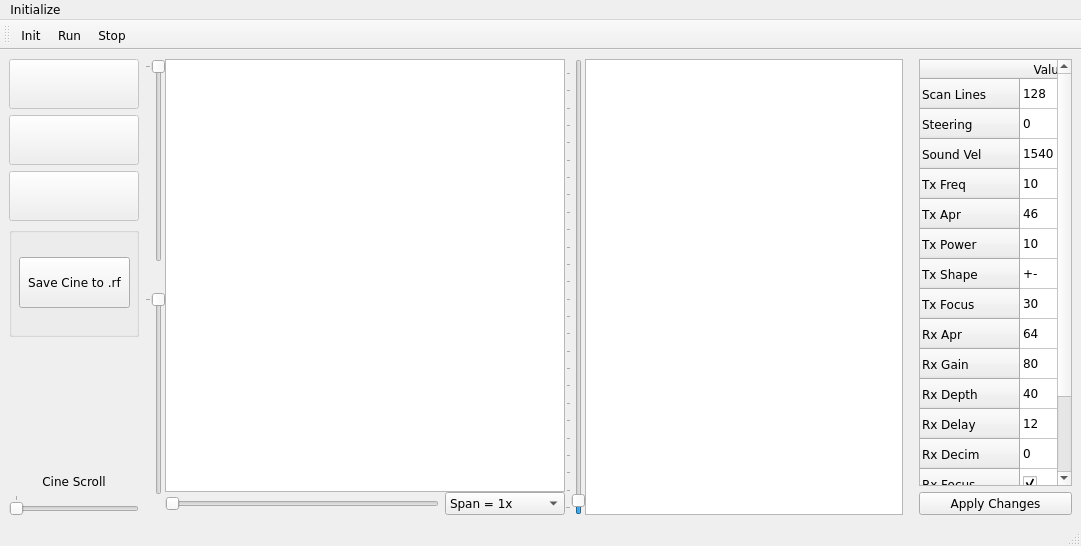
<?xml version="1.0" encoding="UTF-8"?>
<ui version="4.0">
 <author>Ultrasonix Medical Corporation</author>
 <class>MainWindow</class>
 <widget class="QMainWindow" name="MainWindow">
  <property name="enabled">
   <bool>true</bool>
  </property>
  <property name="geometry">
   <rect>
    <x>0</x>
    <y>0</y>
    <width>1081</width>
    <height>546</height>
   </rect>
  </property>
  <property name="font">
   <font>
    <family>Verdana</family>
   </font>
  </property>
  <property name="windowTitle">
   <string>Texo Demo</string>
  </property>
  <property name="windowIcon">
   <iconset resource="texo.qrc">
    <normaloff>:/res/u.ico</normaloff>:/res/u.ico</iconset>
  </property>
  <property name="windowOpacity">
   <double>1.000000000000000</double>
  </property>
  <widget class="QWidget" name="centralwidget">
   <layout class="QGridLayout" name="gridLayout_2" columnstretch="0,0,0,0,5,0,0,0,0,0,0,0,0,0,0,0,0,1">
    <item row="0" column="0">
     <layout class="QVBoxLayout" name="wProbesLayout">
      <property name="sizeConstraint">
       <enum>QLayout::SetDefaultConstraint</enum>
      </property>
      <item>
       <widget class="QPushButton" name="wProbe1">
        <property name="enabled">
         <bool>false</bool>
        </property>
        <property name="minimumSize">
         <size>
          <width>50</width>
          <height>50</height>
         </size>
        </property>
        <property name="maximumSize">
         <size>
          <width>160</width>
          <height>16777215</height>
         </size>
        </property>
        <property name="text">
         <string/>
        </property>
       </widget>
      </item>
      <item>
       <widget class="QPushButton" name="wProbe2">
        <property name="enabled">
         <bool>false</bool>
        </property>
        <property name="minimumSize">
         <size>
          <width>50</width>
          <height>50</height>
         </size>
        </property>
        <property name="maximumSize">
         <size>
          <width>160</width>
          <height>16777215</height>
         </size>
        </property>
        <property name="text">
         <string/>
        </property>
       </widget>
      </item>
      <item>
       <widget class="QPushButton" name="wProbe3">
        <property name="enabled">
         <bool>false</bool>
        </property>
        <property name="minimumSize">
         <size>
          <width>50</width>
          <height>50</height>
         </size>
        </property>
        <property name="maximumSize">
         <size>
          <width>160</width>
          <height>16777215</height>
         </size>
        </property>
        <property name="text">
         <string/>
        </property>
       </widget>
      </item>
     </layout>
    </item>
    <item row="1" column="0">
     <layout class="QVBoxLayout" name="wSelectionLayout">
      <item>
       <widget class="QGroupBox" name="wDataOutGroup">
        <property name="minimumSize">
         <size>
          <width>130</width>
          <height>110</height>
         </size>
        </property>
        <property name="maximumSize">
         <size>
          <width>16777215</width>
          <height>150</height>
         </size>
        </property>
        <property name="title">
         <string/>
        </property>
        <property name="alignment">
         <set>Qt::AlignLeading|Qt::AlignLeft|Qt::AlignVCenter</set>
        </property>
        <property name="flat">
         <bool>false</bool>
        </property>
        <property name="checkable">
         <bool>false</bool>
        </property>
        <widget class="QPushButton" name="wSave">
         <property name="geometry">
          <rect>
           <x>10</x>
           <y>30</y>
           <width>111</width>
           <height>51</height>
          </rect>
         </property>
         <property name="minimumSize">
          <size>
           <width>110</width>
           <height>0</height>
          </size>
         </property>
         <property name="maximumSize">
          <size>
           <width>160</width>
           <height>16777215</height>
          </size>
         </property>
         <property name="text">
          <string>Save Cine to .rf</string>
         </property>
        </widget>
       </widget>
      </item>
     </layout>
    </item>
    <item row="0" column="17" rowspan="3">
     <layout class="QVBoxLayout" name="wParamsLayout">
      <property name="sizeConstraint">
       <enum>QLayout::SetDefaultConstraint</enum>
      </property>
      <item>
       <widget class="QTableWidget" name="wParams">
        <property name="minimumSize">
         <size>
          <width>0</width>
          <height>0</height>
         </size>
        </property>
        <property name="maximumSize">
         <size>
          <width>16777215</width>
          <height>16777215</height>
         </size>
        </property>
        <property name="showGrid">
         <bool>true</bool>
        </property>
        <property name="gridStyle">
         <enum>Qt::SolidLine</enum>
        </property>
        <property name="wordWrap">
         <bool>true</bool>
        </property>
        <property name="rowCount">
         <number>16</number>
        </property>
        <property name="columnCount">
         <number>1</number>
        </property>
        <attribute name="horizontalHeaderDefaultSectionSize">
         <number>60</number>
        </attribute>
        <attribute name="horizontalHeaderStretchLastSection">
         <bool>true</bool>
        </attribute>
        <attribute name="verticalHeaderVisible">
         <bool>true</bool>
        </attribute>
        <attribute name="verticalHeaderDefaultSectionSize">
         <number>30</number>
        </attribute>
        <attribute name="verticalHeaderMinimumSectionSize">
         <number>20</number>
        </attribute>
        <row>
         <property name="text">
          <string>Scan Lines</string>
         </property>
        </row>
        <row>
         <property name="text">
          <string>Steering</string>
         </property>
        </row>
        <row>
         <property name="text">
          <string>Sound Vel</string>
         </property>
        </row>
        <row>
         <property name="text">
          <string>Tx Freq</string>
         </property>
        </row>
        <row>
         <property name="text">
          <string>Tx Apr</string>
         </property>
        </row>
        <row>
         <property name="text">
          <string>Tx Power</string>
         </property>
        </row>
        <row>
         <property name="text">
          <string>Tx Shape</string>
         </property>
        </row>
        <row>
         <property name="text">
          <string>Tx Focus</string>
         </property>
        </row>
        <row>
         <property name="text">
          <string>Rx Apr</string>
         </property>
        </row>
        <row>
         <property name="text">
          <string>Rx Gain</string>
         </property>
        </row>
        <row>
         <property name="text">
          <string>Rx Depth</string>
         </property>
        </row>
        <row>
         <property name="text">
          <string>Rx Delay</string>
         </property>
        </row>
        <row>
         <property name="text">
          <string>Rx Decim</string>
         </property>
        </row>
        <row>
         <property name="text">
          <string>Rx Focus</string>
         </property>
        </row>
        <row>
         <property name="text">
          <string>Channel Mask</string>
         </property>
        </row>
        <row>
         <property name="text">
          <string>Transpose RF</string>
         </property>
        </row>
        <column>
         <property name="text">
          <string>Value</string>
         </property>
        </column>
        <item row="0" column="0">
         <property name="text">
          <string>128</string>
         </property>
         <property name="flags">
          <set>ItemIsSelectable|ItemIsEditable|ItemIsEnabled</set>
         </property>
        </item>
        <item row="1" column="0">
         <property name="text">
          <string>0</string>
         </property>
         <property name="flags">
          <set>ItemIsSelectable|ItemIsEditable|ItemIsEnabled</set>
         </property>
        </item>
        <item row="2" column="0">
         <property name="text">
          <string>1540</string>
         </property>
         <property name="flags">
          <set>ItemIsSelectable|ItemIsEditable|ItemIsEnabled</set>
         </property>
        </item>
        <item row="3" column="0">
         <property name="text">
          <string>10</string>
         </property>
         <property name="flags">
          <set>ItemIsSelectable|ItemIsEditable|ItemIsEnabled</set>
         </property>
        </item>
        <item row="4" column="0">
         <property name="text">
          <string>46</string>
         </property>
         <property name="flags">
          <set>ItemIsSelectable|ItemIsEditable|ItemIsEnabled</set>
         </property>
        </item>
        <item row="5" column="0">
         <property name="text">
          <string>10</string>
         </property>
         <property name="flags">
          <set>ItemIsSelectable|ItemIsEditable|ItemIsEnabled</set>
         </property>
        </item>
        <item row="6" column="0">
         <property name="text">
          <string>+-</string>
         </property>
         <property name="flags">
          <set>ItemIsSelectable|ItemIsEditable|ItemIsEnabled</set>
         </property>
        </item>
        <item row="7" column="0">
         <property name="text">
          <string>30</string>
         </property>
         <property name="flags">
          <set>ItemIsSelectable|ItemIsEditable|ItemIsEnabled</set>
         </property>
        </item>
        <item row="8" column="0">
         <property name="text">
          <string>64</string>
         </property>
        </item>
        <item row="9" column="0">
         <property name="text">
          <string>80</string>
         </property>
         <property name="flags">
          <set>ItemIsSelectable|ItemIsEditable|ItemIsEnabled</set>
         </property>
        </item>
        <item row="10" column="0">
         <property name="text">
          <string>40</string>
         </property>
         <property name="flags">
          <set>ItemIsSelectable|ItemIsEditable|ItemIsEnabled</set>
         </property>
        </item>
        <item row="11" column="0">
         <property name="text">
          <string>12</string>
         </property>
         <property name="flags">
          <set>ItemIsSelectable|ItemIsEditable|ItemIsEnabled</set>
         </property>
        </item>
        <item row="12" column="0">
         <property name="text">
          <string>0</string>
         </property>
         <property name="flags">
          <set>ItemIsSelectable|ItemIsEditable|ItemIsEnabled</set>
         </property>
        </item>
        <item row="13" column="0">
         <property name="text">
          <string/>
         </property>
         <property name="checkState">
          <enum>Checked</enum>
         </property>
         <property name="flags">
          <set>ItemIsSelectable|ItemIsUserCheckable|ItemIsEnabled</set>
         </property>
        </item>
        <item row="14" column="0">
         <property name="text">
          <string/>
         </property>
         <property name="checkState">
          <enum>Unchecked</enum>
         </property>
         <property name="flags">
          <set>ItemIsSelectable|ItemIsUserCheckable|ItemIsEnabled</set>
         </property>
        </item>
        <item row="15" column="0">
         <property name="text">
          <string/>
         </property>
         <property name="checkState">
          <enum>Checked</enum>
         </property>
         <property name="flags">
          <set>ItemIsSelectable|ItemIsUserCheckable|ItemIsEnabled</set>
         </property>
        </item>
       </widget>
      </item>
      <item>
       <widget class="QPushButton" name="wApply">
        <property name="text">
         <string>Apply Changes</string>
        </property>
       </widget>
      </item>
     </layout>
    </item>
    <item row="2" column="0">
     <layout class="QVBoxLayout" name="wImagingLayout">
      <property name="sizeConstraint">
       <enum>QLayout::SetFixedSize</enum>
      </property>
      <item>
       <spacer name="verticalSpacer">
        <property name="orientation">
         <enum>Qt::Vertical</enum>
        </property>
        <property name="sizeHint" stdset="0">
         <size>
          <width>20</width>
          <height>40</height>
         </size>
        </property>
       </spacer>
      </item>
      <item>
       <widget class="QLabel" name="wCineLabel">
        <property name="maximumSize">
         <size>
          <width>160</width>
          <height>16777215</height>
         </size>
        </property>
        <property name="text">
         <string>Cine Scroll</string>
        </property>
        <property name="alignment">
         <set>Qt::AlignCenter</set>
        </property>
       </widget>
      </item>
      <item>
       <widget class="QSlider" name="wCine">
        <property name="maximumSize">
         <size>
          <width>160</width>
          <height>16777215</height>
         </size>
        </property>
        <property name="maximum">
         <number>1</number>
        </property>
        <property name="orientation">
         <enum>Qt::Horizontal</enum>
        </property>
        <property name="tickPosition">
         <enum>QSlider::TicksAbove</enum>
        </property>
        <property name="tickInterval">
         <number>10</number>
        </property>
       </widget>
      </item>
     </layout>
    </item>
    <item row="0" column="4" rowspan="3">
     <layout class="QHBoxLayout" name="horizontalLayout" stretch="0,1,0,1">
      <property name="spacing">
       <number>0</number>
      </property>
      <property name="sizeConstraint">
       <enum>QLayout::SetDefaultConstraint</enum>
      </property>
      <property name="rightMargin">
       <number>10</number>
      </property>
      <item>
       <layout class="QVBoxLayout" name="verticalLayout">
        <property name="spacing">
         <number>0</number>
        </property>
        <property name="rightMargin">
         <number>0</number>
        </property>
        <property name="bottomMargin">
         <number>0</number>
        </property>
        <item>
         <widget class="QSlider" name="wChannelDisplay">
          <property name="maximumSize">
           <size>
            <width>160</width>
            <height>16777215</height>
           </size>
          </property>
          <property name="maximum">
           <number>1</number>
          </property>
          <property name="pageStep">
           <number>4</number>
          </property>
          <property name="tracking">
           <bool>true</bool>
          </property>
          <property name="orientation">
           <enum>Qt::Vertical</enum>
          </property>
          <property name="invertedAppearance">
           <bool>true</bool>
          </property>
          <property name="tickPosition">
           <enum>QSlider::TicksAbove</enum>
          </property>
          <property name="tickInterval">
           <number>4</number>
          </property>
         </widget>
        </item>
        <item>
         <spacer name="verticalSpacer_2">
          <property name="orientation">
           <enum>Qt::Vertical</enum>
          </property>
          <property name="sizeType">
           <enum>QSizePolicy::Preferred</enum>
          </property>
          <property name="sizeHint" stdset="0">
           <size>
            <width>10</width>
            <height>30</height>
           </size>
          </property>
         </spacer>
        </item>
        <item>
         <widget class="QSlider" name="wNumChannels">
          <property name="maximumSize">
           <size>
            <width>160</width>
            <height>16777215</height>
           </size>
          </property>
          <property name="minimum">
           <number>1</number>
          </property>
          <property name="maximum">
           <number>1</number>
          </property>
          <property name="pageStep">
           <number>10</number>
          </property>
          <property name="orientation">
           <enum>Qt::Vertical</enum>
          </property>
          <property name="invertedAppearance">
           <bool>true</bool>
          </property>
          <property name="tickPosition">
           <enum>QSlider::TicksAbove</enum>
          </property>
          <property name="tickInterval">
           <number>4</number>
          </property>
         </widget>
        </item>
        <item>
         <spacer name="verticalSpacer_3">
          <property name="orientation">
           <enum>Qt::Vertical</enum>
          </property>
          <property name="sizeType">
           <enum>QSizePolicy::Preferred</enum>
          </property>
          <property name="sizeHint" stdset="0">
           <size>
            <width>10</width>
            <height>20</height>
           </size>
          </property>
         </spacer>
        </item>
       </layout>
      </item>
      <item>
       <layout class="QVBoxLayout" name="verticalLayout_2">
        <property name="spacing">
         <number>0</number>
        </property>
        <property name="rightMargin">
         <number>0</number>
        </property>
        <item>
         <widget class="TexoView" name="wDisplay">
          <property name="minimumSize">
           <size>
            <width>400</width>
            <height>300</height>
           </size>
          </property>
         </widget>
        </item>
        <item>
         <layout class="QHBoxLayout" name="horizontalLayout_2">
          <property name="spacing">
           <number>6</number>
          </property>
          <property name="bottomMargin">
           <number>0</number>
          </property>
          <item>
           <widget class="QSlider" name="wSampleDisplay">
            <property name="orientation">
             <enum>Qt::Horizontal</enum>
            </property>
           </widget>
          </item>
          <item>
           <widget class="QComboBox" name="wZoomFactor">
            <property name="minimumSize">
             <size>
              <width>120</width>
              <height>0</height>
             </size>
            </property>
            <item>
             <property name="text">
              <string>Span = 1x</string>
             </property>
            </item>
            <item>
             <property name="text">
              <string>Span = 2x</string>
             </property>
            </item>
            <item>
             <property name="text">
              <string>Span = 3x</string>
             </property>
            </item>
            <item>
             <property name="text">
              <string>Span = 4x</string>
             </property>
            </item>
            <item>
             <property name="text">
              <string>Span = 5x</string>
             </property>
            </item>
            <item>
             <property name="text">
              <string>Span = 6x</string>
             </property>
            </item>
            <item>
             <property name="text">
              <string>Span = 7x</string>
             </property>
            </item>
            <item>
             <property name="text">
              <string>Span = 8x</string>
             </property>
            </item>
            <item>
             <property name="text">
              <string>Span = 9x</string>
             </property>
            </item>
            <item>
             <property name="text">
              <string>Span = 10x</string>
             </property>
            </item>
            <item>
             <property name="text">
              <string>Span = 100x</string>
             </property>
            </item>
            <item>
             <property name="text">
              <string>Span = 1000x</string>
             </property>
            </item>
           </widget>
          </item>
         </layout>
        </item>
       </layout>
      </item>
      <item>
       <widget class="QSlider" name="wAmp">
        <property name="minimum">
         <number>1</number>
        </property>
        <property name="maximum">
         <number>255</number>
        </property>
        <property name="pageStep">
         <number>5</number>
        </property>
        <property name="value">
         <number>5</number>
        </property>
        <property name="sliderPosition">
         <number>5</number>
        </property>
        <property name="orientation">
         <enum>Qt::Vertical</enum>
        </property>
        <property name="tickPosition">
         <enum>QSlider::TicksAbove</enum>
        </property>
        <property name="tickInterval">
         <number>10</number>
        </property>
       </widget>
      </item>
      <item>
       <widget class="TexoViewImg" name="iDisplay">
        <property name="minimumSize">
         <size>
          <width>300</width>
          <height>300</height>
         </size>
        </property>
       </widget>
      </item>
     </layout>
    </item>
   </layout>
  </widget>
  <widget class="QMenuBar" name="wMenu">
   <property name="geometry">
    <rect>
     <x>0</x>
     <y>0</y>
     <width>1081</width>
     <height>21</height>
    </rect>
   </property>
   <widget class="QMenu" name="mInit">
    <property name="title">
     <string>Initialize</string>
    </property>
    <widget class="QMenu" name="mMainBoard">
     <property name="windowIcon">
      <iconset>
       <normaloff>u.ico</normaloff>u.ico</iconset>
     </property>
     <property name="windowOpacity">
      <double>1.000000000000000</double>
     </property>
     <property name="title">
      <string>Main Board</string>
     </property>
     <addaction name="mMain2"/>
     <addaction name="mMain3"/>
     <addaction name="mMain4"/>
    </widget>
    <widget class="QMenu" name="mPCI">
     <property name="title">
      <string>PCI Card</string>
     </property>
     <addaction name="mPCI2"/>
     <addaction name="mPCI3"/>
     <addaction name="mPCI4"/>
    </widget>
    <widget class="QMenu" name="mPaths">
     <property name="title">
      <string>Paths</string>
     </property>
     <addaction name="mDataPath"/>
    </widget>
    <addaction name="mMainBoard"/>
    <addaction name="mPCI"/>
    <addaction name="separator"/>
    <addaction name="mPaths"/>
    <addaction name="mCine"/>
   </widget>
   <addaction name="mInit"/>
  </widget>
  <widget class="QStatusBar" name="wStatus"/>
  <widget class="QToolBar" name="wTool">
   <property name="windowTitle">
    <string>toolBar</string>
   </property>
   <property name="toolButtonStyle">
    <enum>Qt::ToolButtonIconOnly</enum>
   </property>
   <property name="floatable">
    <bool>true</bool>
   </property>
   <attribute name="toolBarArea">
    <enum>TopToolBarArea</enum>
   </attribute>
   <attribute name="toolBarBreak">
    <bool>false</bool>
   </attribute>
   <addaction name="aInit"/>
   <addaction name="aRun"/>
   <addaction name="aStop"/>
  </widget>
  <action name="mMain2">
   <property name="checkable">
    <bool>true</bool>
   </property>
   <property name="checked">
    <bool>false</bool>
   </property>
   <property name="text">
    <string>2</string>
   </property>
  </action>
  <action name="mMain3">
   <property name="checkable">
    <bool>true</bool>
   </property>
   <property name="checked">
    <bool>false</bool>
   </property>
   <property name="text">
    <string>3</string>
   </property>
  </action>
  <action name="mMain4">
   <property name="checkable">
    <bool>true</bool>
   </property>
   <property name="checked">
    <bool>true</bool>
   </property>
   <property name="text">
    <string>4</string>
   </property>
  </action>
  <action name="mPCI2">
   <property name="checkable">
    <bool>true</bool>
   </property>
   <property name="checked">
    <bool>false</bool>
   </property>
   <property name="text">
    <string>2</string>
   </property>
  </action>
  <action name="mPCI3">
   <property name="checkable">
    <bool>true</bool>
   </property>
   <property name="checked">
    <bool>true</bool>
   </property>
   <property name="text">
    <string>3</string>
   </property>
  </action>
  <action name="mDataPath">
   <property name="text">
    <string>Data</string>
   </property>
  </action>
  <action name="mCine">
   <property name="text">
    <string>Cine...</string>
   </property>
  </action>
  <action name="aInit">
   <property name="icon">
    <iconset resource="texo.qrc">
     <normaloff>:/res/init.png</normaloff>:/res/init.png</iconset>
   </property>
   <property name="text">
    <string>Init</string>
   </property>
   <property name="toolTip">
    <string>Initialize system</string>
   </property>
  </action>
  <action name="aRun">
   <property name="icon">
    <iconset resource="texo.qrc">
     <normaloff>:/res/run.png</normaloff>:/res/run.png</iconset>
   </property>
   <property name="text">
    <string>Run</string>
   </property>
   <property name="toolTip">
    <string>Start imaging</string>
   </property>
  </action>
  <action name="aStop">
   <property name="icon">
    <iconset resource="texo.qrc">
     <normaloff>:/res/stop.png</normaloff>:/res/stop.png</iconset>
   </property>
   <property name="text">
    <string>Stop</string>
   </property>
   <property name="toolTip">
    <string>Stop imaging</string>
   </property>
  </action>
  <action name="mPCI4">
   <property name="checkable">
    <bool>true</bool>
   </property>
   <property name="text">
    <string>4</string>
   </property>
  </action>
 </widget>
 <customwidgets>
  <customwidget>
   <class>TexoView</class>
   <extends>QGraphicsView</extends>
   <header>TexoView.h</header>
  </customwidget>
  <customwidget>
   <class>TexoViewImg</class>
   <extends>QGraphicsView</extends>
   <header>TexoViewImg.h</header>
  </customwidget>
 </customwidgets>
 <resources>
  <include location="texo.qrc"/>
 </resources>
 <connections>
  <connection>
   <sender>mDataPath</sender>
   <signal>triggered()</signal>
   <receiver>MainWindow</receiver>
   <slot>getDataPath()</slot>
   <hints>
    <hint type="sourcelabel">
     <x>-1</x>
     <y>-1</y>
    </hint>
    <hint type="destinationlabel">
     <x>388</x>
     <y>288</y>
    </hint>
   </hints>
  </connection>
  <connection>
   <sender>wProbe1</sender>
   <signal>clicked()</signal>
   <receiver>MainWindow</receiver>
   <slot>selectProbe1()</slot>
   <hints>
    <hint type="sourcelabel">
     <x>43</x>
     <y>129</y>
    </hint>
    <hint type="destinationlabel">
     <x>170</x>
     <y>-19</y>
    </hint>
   </hints>
  </connection>
  <connection>
   <sender>wProbe2</sender>
   <signal>clicked()</signal>
   <receiver>MainWindow</receiver>
   <slot>selectProbe2()</slot>
   <hints>
    <hint type="sourcelabel">
     <x>97</x>
     <y>133</y>
    </hint>
    <hint type="destinationlabel">
     <x>149</x>
     <y>-9</y>
    </hint>
   </hints>
  </connection>
  <connection>
   <sender>wProbe3</sender>
   <signal>clicked()</signal>
   <receiver>MainWindow</receiver>
   <slot>selectProbe3()</slot>
   <hints>
    <hint type="sourcelabel">
     <x>144</x>
     <y>122</y>
    </hint>
    <hint type="destinationlabel">
     <x>115</x>
     <y>-15</y>
    </hint>
   </hints>
  </connection>
  <connection>
   <sender>wCine</sender>
   <signal>valueChanged(int)</signal>
   <receiver>MainWindow</receiver>
   <slot>cineScroll(int)</slot>
   <hints>
    <hint type="sourcelabel">
     <x>69</x>
     <y>524</y>
    </hint>
    <hint type="destinationlabel">
     <x>388</x>
     <y>288</y>
    </hint>
   </hints>
  </connection>
  <connection>
   <sender>mCine</sender>
   <signal>triggered()</signal>
   <receiver>MainWindow</receiver>
   <slot>setCineSize()</slot>
   <hints>
    <hint type="sourcelabel">
     <x>-1</x>
     <y>-1</y>
    </hint>
    <hint type="destinationlabel">
     <x>388</x>
     <y>288</y>
    </hint>
   </hints>
  </connection>
  <connection>
   <sender>aInit</sender>
   <signal>triggered()</signal>
   <receiver>MainWindow</receiver>
   <slot>initHardware()</slot>
   <hints>
    <hint type="sourcelabel">
     <x>-1</x>
     <y>-1</y>
    </hint>
    <hint type="destinationlabel">
     <x>388</x>
     <y>288</y>
    </hint>
   </hints>
  </connection>
  <connection>
   <sender>aRun</sender>
   <signal>triggered()</signal>
   <receiver>MainWindow</receiver>
   <slot>runImage()</slot>
   <hints>
    <hint type="sourcelabel">
     <x>-1</x>
     <y>-1</y>
    </hint>
    <hint type="destinationlabel">
     <x>388</x>
     <y>288</y>
    </hint>
   </hints>
  </connection>
  <connection>
   <sender>aStop</sender>
   <signal>triggered()</signal>
   <receiver>MainWindow</receiver>
   <slot>stopImage()</slot>
   <hints>
    <hint type="sourcelabel">
     <x>-1</x>
     <y>-1</y>
    </hint>
    <hint type="destinationlabel">
     <x>388</x>
     <y>288</y>
    </hint>
   </hints>
  </connection>
  <connection>
   <sender>wApply</sender>
   <signal>clicked()</signal>
   <receiver>MainWindow</receiver>
   <slot>onApplyParams()</slot>
   <hints>
    <hint type="sourcelabel">
     <x>651</x>
     <y>457</y>
    </hint>
    <hint type="destinationlabel">
     <x>378</x>
     <y>248</y>
    </hint>
   </hints>
  </connection>
  <connection>
   <sender>wAmp</sender>
   <signal>valueChanged(int)</signal>
   <receiver>MainWindow</receiver>
   <slot>onAmp(int)</slot>
   <hints>
    <hint type="sourcelabel">
     <x>563</x>
     <y>266</y>
    </hint>
    <hint type="destinationlabel">
     <x>378</x>
     <y>248</y>
    </hint>
   </hints>
  </connection>
  <connection>
   <sender>wSave</sender>
   <signal>clicked()</signal>
   <receiver>MainWindow</receiver>
   <slot>onSave()</slot>
   <hints>
    <hint type="sourcelabel">
     <x>75</x>
     <y>300</y>
    </hint>
    <hint type="destinationlabel">
     <x>378</x>
     <y>248</y>
    </hint>
   </hints>
  </connection>
  <connection>
   <sender>wChannelDisplay</sender>
   <signal>valueChanged(int)</signal>
   <receiver>MainWindow</receiver>
   <slot>onChannelDisplay(int)</slot>
   <hints>
    <hint type="sourcelabel">
     <x>74</x>
     <y>395</y>
    </hint>
    <hint type="destinationlabel">
     <x>378</x>
     <y>248</y>
    </hint>
   </hints>
  </connection>
  <connection>
   <sender>wSampleDisplay</sender>
   <signal>valueChanged(int)</signal>
   <receiver>MainWindow</receiver>
   <slot>onSampleDisplay(int)</slot>
   <hints>
    <hint type="sourcelabel">
     <x>376</x>
     <y>497</y>
    </hint>
    <hint type="destinationlabel">
     <x>534</x>
     <y>267</y>
    </hint>
   </hints>
  </connection>
  <connection>
   <sender>wZoomFactor</sender>
   <signal>currentIndexChanged(int)</signal>
   <receiver>MainWindow</receiver>
   <slot>onZoom()</slot>
   <hints>
    <hint type="sourcelabel">
     <x>513</x>
     <y>498</y>
    </hint>
    <hint type="destinationlabel">
     <x>534</x>
     <y>272</y>
    </hint>
   </hints>
  </connection>
  <connection>
   <sender>wNumChannels</sender>
   <signal>valueChanged(int)</signal>
   <receiver>MainWindow</receiver>
   <slot>onChannelStart(int)</slot>
   <hints>
    <hint type="sourcelabel">
     <x>160</x>
     <y>402</y>
    </hint>
    <hint type="destinationlabel">
     <x>534</x>
     <y>272</y>
    </hint>
   </hints>
  </connection>
 </connections>
 <designerdata>
  <property name="gridDeltaX">
   <number>10</number>
  </property>
  <property name="gridDeltaY">
   <number>10</number>
  </property>
  <property name="gridSnapX">
   <bool>true</bool>
  </property>
  <property name="gridSnapY">
   <bool>true</bool>
  </property>
  <property name="gridVisible">
   <bool>true</bool>
  </property>
 </designerdata>
 <slots>
  <slot>getDataPath()</slot>
  <slot>selectProbe1()</slot>
  <slot>selectProbe2()</slot>
  <slot>selectProbe3()</slot>
  <slot>onDataSelect(QString)</slot>
  <slot>initHardware()</slot>
  <slot>runImage()</slot>
  <slot>stopImage()</slot>
  <slot>cineScroll(int)</slot>
  <slot>setCineSize()</slot>
  <slot>onApplyParams()</slot>
  <slot>onAmp(int)</slot>
  <slot>onSave()</slot>
  <slot>onChannelDisplay(int)</slot>
  <slot>onSampleDisplay(int)</slot>
  <slot>onZoom()</slot>
  <slot>onChannelStart(int)</slot>
 </slots>
</ui>
